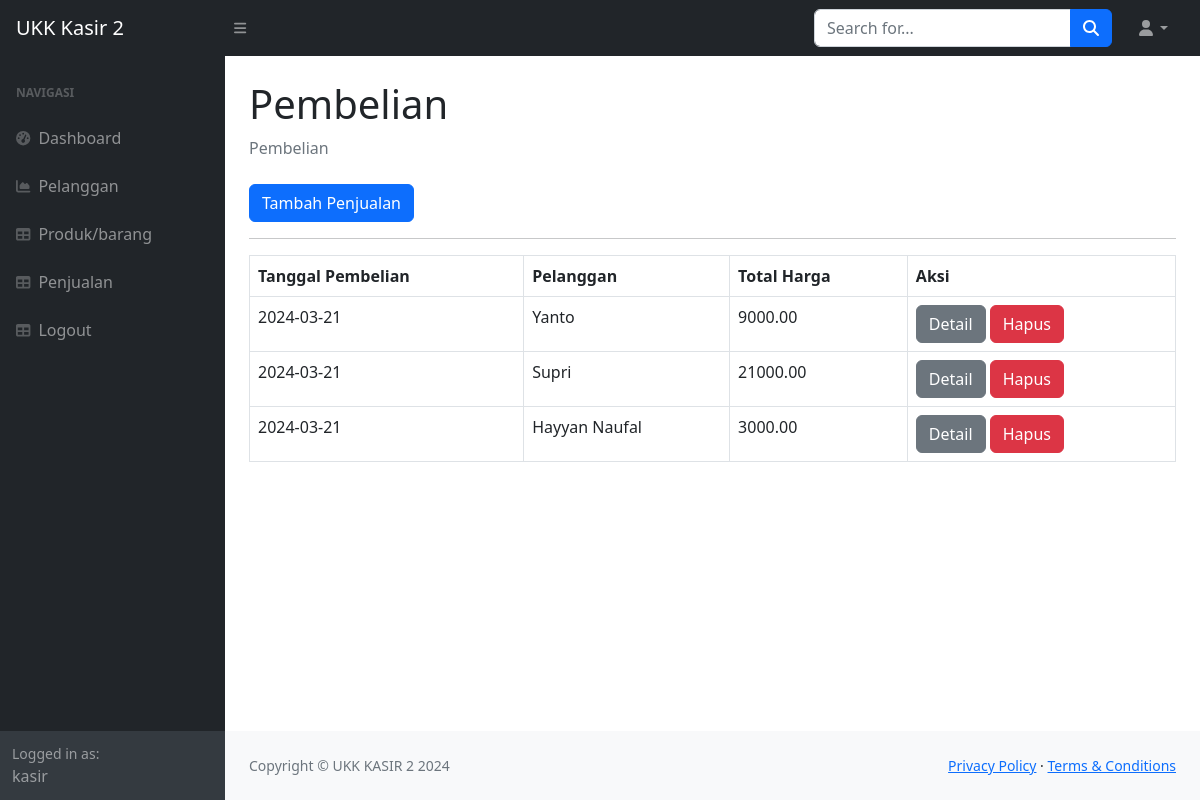
The page /index.php?page=penjualan (signed in) on the database its author committed.
### tables this page shows
CREATE TABLE `penjualan` (
  `id_penjualan` int(11) NOT NULL,
  `tanggal_penjualan` date DEFAULT NULL,
  `total_harga` decimal(10,2) DEFAULT NULL,
  `id_pelanggan` int(11) DEFAULT NULL
);

CREATE TABLE `pelanggan` (
  `id_pelanggan` int(11) NOT NULL,
  `nama` varchar(30) NOT NULL,
  `alamat` varchar(30) NOT NULL,
  `telp` varchar(20) NOT NULL
);

### penjualan.php (the view)
<div class="container-fluid px-4">
    <h1 class="mt-4">Pembelian</h1>
    <ol class="breadcrumb mb-4">
        <li class="breadcrumb-item active">Pembelian</li>
    </ol>
    <table class="table table-bordered">
        <a href="?page=penjualan_tambah" class="btn btn-primary">Tambah Penjualan</a>
        <hr>
        <tr>
            <th>Tanggal Pembelian</th>
            <th>Pelanggan</th>
            <th>Total Harga</th>
            <th>Aksi</th>
        </tr>
        <?php
        $query = mysqli_query($koneksi, "SELECT * FROM penjualan LEFT JOIN pelanggan on pelanggan.id_pelanggan = penjualan.id_pelanggan");
        while($data = mysqli_fetch_array($query)){
        ?>
        <tr>
            <td><?php echo $data['tanggal_penjualan'];?></td>
            <td><?php echo $data['nama'];?></td>
            <td><?php echo $data['total_harga'];?></td>
            <td>
                <a href="?page=penjualan_detail&id=<?php echo $data['id_penjualan']; ?>" class="btn btn-secondary">Detail</a>
                <a href="?page=penjualan_hapus&id=<?php echo $data['id_penjualan']; ?>" class="btn btn-danger">Hapus</a>
            </td>
        </tr>
        <?php
        }
        ?>
    </table>
</div>

### rows shown on the page
penjualan: tanggal_penjualan "2024-03-21", id_pelanggan.nama "Yanto", total_harga "9000.00"
penjualan: tanggal_penjualan "2024-03-21", id_pelanggan.nama "Supri", total_harga "21000.00"
penjualan: tanggal_penjualan "2024-03-21", id_pelanggan.nama "Hayyan Naufal", total_harga "3000.00"

### other values the page prints
$_SESSION['user']['nama'] "kasir"
